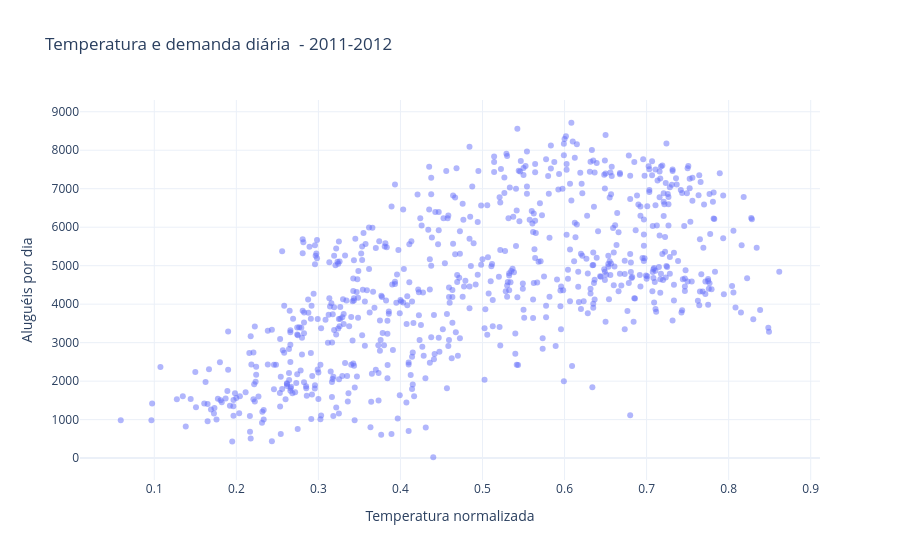

This figure's notebook cell:
### Markdown cell above
### 3.4 Temperatura × demanda — Pendente, Pessoa 1

Construir uma dispersão de `temp` e `cnt`, com um ponto por dia. Seu objetivo é observar a forma da associação e a dispersão. A temperatura está normalizada e as diferenças de época do ano podem influenciar a relação.

### Code cell
fig_temperatura_demanda = px.scatter(
    df,
    x = "temp",
    y = "cnt",
    hover_data = ["dteday", "workingday"],
    labels = {
        "temp": "Temperatura normalizada",
        "cnt": "Aluguéis por dia",
        "dteday": "Data",
        "tipo_dia": "Tipo de dia"
    },
    title = "Temperatura e demanda diária  - 2011-2012",
    opacity = 0.5,
    template = "plotly_white"
)

fig_temperatura_demanda.show()

### Figure 1 — Plotly figure (JSON) as saved in the notebook; plotly's stock layout.template omitted (floating-point values rounded to 4 significant figures; data arrays with more than 128 entries replaced by an {"elided": "..."} marker saying what was removed)
{"data": [{"customdata": {"elided": "731x2 mixed values"}, "hovertemplate": "Temperatura normalizada=%{x}<br>Aluguéis por dia=%{y}<br>Data=%{customdata[0]}<br>workingday=%{customdata[1]}<extra></extra>", "legendgroup": "", "marker": {"color": "#636efa", "opacity": 0.5, "symbol": "circle"}, "mode": "markers", "name": "", "orientation": "v", "showlegend": false, "type": "scatter", "x": {"elided": "731 float values"}, "xaxis": "x", "y": {"elided": "731 int values"}, "yaxis": "y"}], "layout": {"legend": {"tracegroupgap": 0}, "title": {"text": "Temperatura e demanda diária  - 2011-2012"}, "xaxis": {"anchor": "y", "domain": [0, 1], "title": {"text": "Temperatura normalizada"}}, "yaxis": {"anchor": "x", "domain": [0, 1], "title": {"text": "Aluguéis por dia"}}}}
